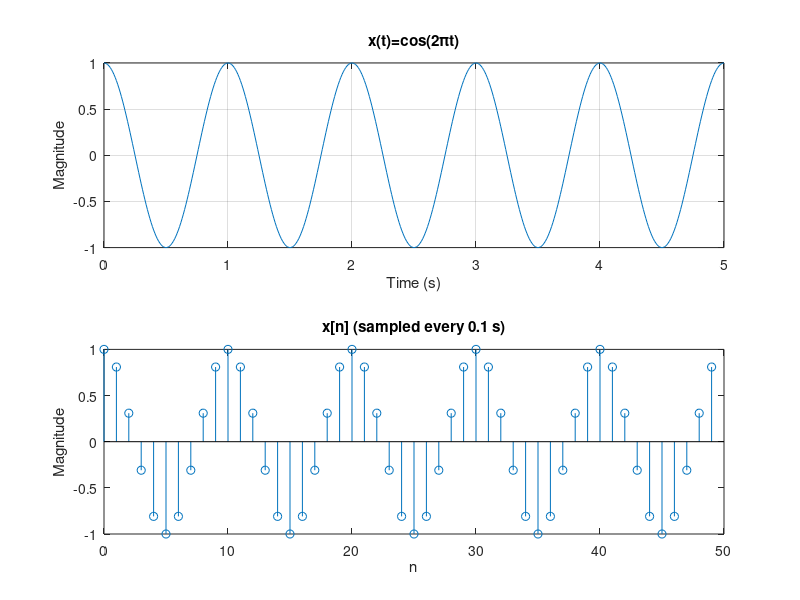
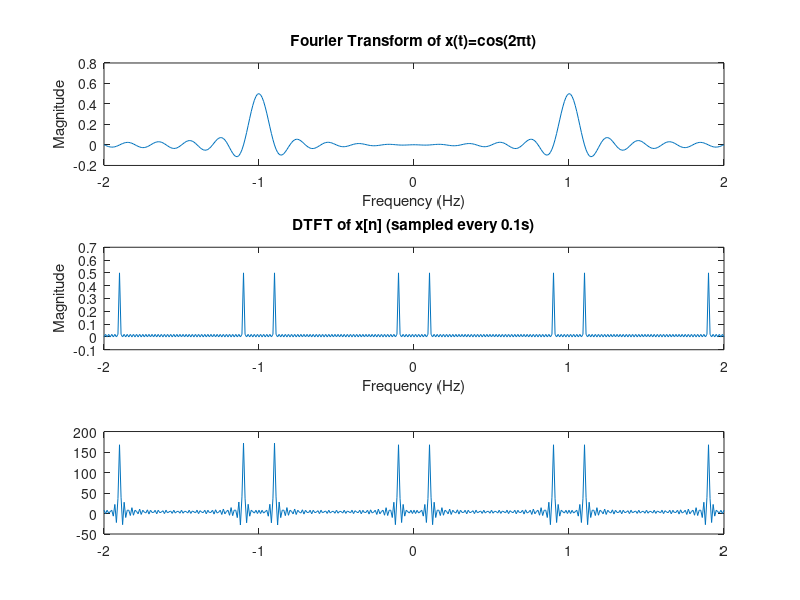

Write MATLAB code to recreate these figures, in order.
clear all; close all; clc;

W = 5;
Fs = 100; % large frequency to replicate continuous data
t = 0:1/Fs:W;
N = length(t);
x = cos(2*pi*t);

% Sampled x
fs = 10; % sampling frequency
Ts = 1/fs;
num = W*fs; % # of (discrete) samples to get
n = 0:num-1;
xs = cos(2*pi*n*Ts);

% Fourier transform
N = length(t);
f = -2:1/Fs:2;
X = zeros(1, length(f));
for i = 1:length(f)
    X(i) = sum(x.*exp(-j*2*pi*f(i).*t))/N;
end

% Discrete Time Fourier Transform
Xs = zeros(1,length(f));
for i = 1:length(f)
    Xs(i) = sum(xs.*exp(-j*2*pi*f(i).*n))/num;
end

% DTFT as sum of FT
Xs2 = zeros(1,length(f));
for i = 1:length(f)
    Xc = 0;
    for k = floor(-length(f)/2:1:length(f)/2-1)
        Xc = Xc + sum(x(1:length(f)).*exp(-j*2*pi.*( (f(i)-k)/Ts ).*t(1:length(f))))/N;
    end
    Xs2(i) = Xc/Ts;
end

figure(1);
subplot(2,1,1);
plot(t,x);
grid on;
title('x(t)=cos(2\pit)');
xlabel('Time (s)');
ylabel('Magnitude');

subplot(2,1,2);
stem(n,xs);
title('x[n] (sampled every 0.1 s)');
ylabel('Magnitude');
xlabel('n');

figure(2);
subplot(3,1,1);
plot(f,X);
title('Fourier Transform of x(t)=cos(2\pit)');
xlabel('Frequency (Hz)');
ylabel('Magnitude');

subplot(3,1,2);
plot(f,Xs);
title('DTFT of x[n] (sampled every 0.1s)');
xlabel('Frequency (Hz)');
ylabel('Magnitude');

subplot(3,1,3);
plot(f,Xs2);
